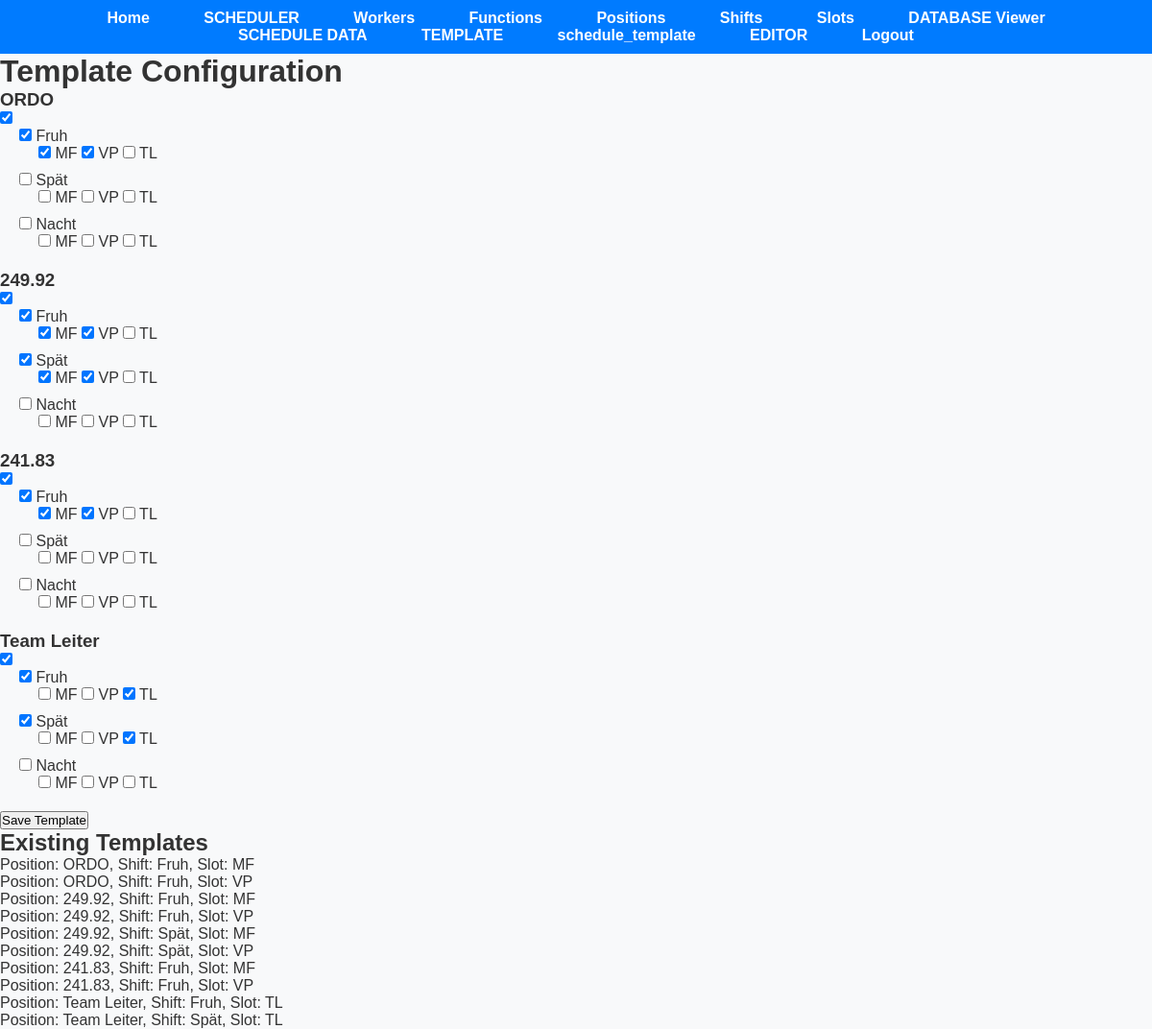
Page /template (signed in) on the earlier database version.
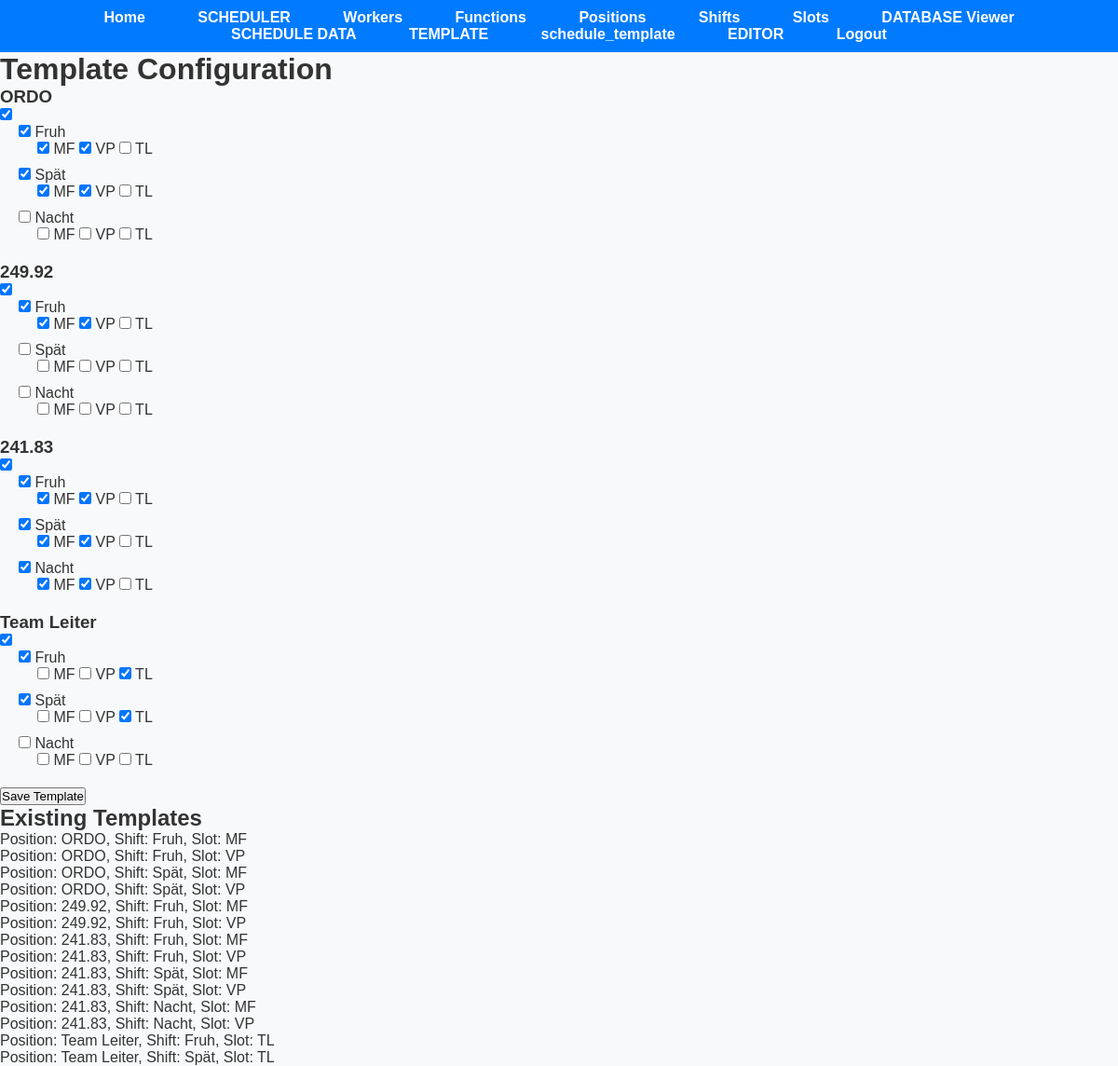
Same page on the later database version.
### app.py (models this page shows, shortened)
class Position(db.Model):
    position_id = db.Column(db.Integer, primary_key=True)
    user_id = db.Column(db.Integer, nullable=False)
    name = db.Column(db.String(50), nullable=False)

class Shift(db.Model):
    shift_id = db.Column(db.Integer, primary_key=True)
    user_id = db.Column(db.Integer, nullable=False)
    name = db.Column(db.String(50), nullable=False)

class Template(db.Model):
    id = db.Column(db.Integer, primary_key=True)
    user_id = db.Column(db.Integer, db.ForeignKey('user.id'), nullable=False)
    position_id = db.Column(db.Integer, db.ForeignKey('position.position_id'), nullable=False)
    shift_id = db.Column(db.Integer, db.ForeignKey('shift.shift_id'), nullable=False)
    slot_id = db.Column(db.Integer, db.ForeignKey('slot.slot_id'), nullable=False)
    user = db.relationship('User', backref=db.backref('templates', lazy=True))
    position = db.relationship('Position', backref='templates')
    shift = db.relationship('Shift', backref='templates')
    slot = db.relationship('Slot', backref='templates')

class Slot(db.Model):
    slot_id = db.Column(db.Integer, primary_key=True)
    user_id = db.Column(db.Integer, nullable=False)
    name = db.Column(db.String(50), nullable=False)

### app.py (the view, shortened to what this page needs)
@app.route('/template', methods=['GET', 'POST'])
@login_required
@employer_required
def template():
    user_id = current_user.id
    positions = Position.query.filter_by(user_id=user_id).all()
    shifts = Shift.query.filter_by(user_id=user_id).all()
    slots = Slot.query.filter_by(user_id=user_id).all()
    existing_templates = Template.query.filter_by(user_id=user_id).all()
    selected_combinations = {(template.position_id, template.shift_id, template.slot_id) for template in existing_templates}
    print(selected_combinations)  # Debugging: print selected_combinations to see its contents
    return render_template('template.html', positions=positions, shifts=shifts, slots=slots, selected_combinations=selected_combinations, existing_templates=existing_templates, shift_has_data=shift_has_data)

### app.py (called while the page is built)
@login_manager.user_loader
def load_user(user_id):
    return User.query.get(int(user_id))

def employer_required(func):
    @wraps(func)
    def decorated_function(*args, **kwargs):
        if not current_user.is_authenticated:
            flash('You must be logged in to view this page.', 'error')
            return redirect(url_for('login'))
        if current_user.role != 'employer':
            flash('You do not have permission to view this page.', 'error')
            return redirect('/')
        return func(*args, **kwargs)
    return decorated_function

def shift_has_data(existing_templates, position_id, shift_id):
    for template in existing_templates:
        if (template.position_id == position_id) and (template.shift_id == shift_id):
            return True
    return False

### templates/template.html (shortened to what this page needs)
<!DOCTYPE html>
<html lang="en">
<head>
    <link rel="stylesheet" href="{{ url_for('static', filename='styles.css') }}">
</head>
<body>
    {% include 'navbar.html' %}
    <h1>Template Configuration</h1>
    <form id="templateForm" method="post" action="{{ url_for('template') }}">
        <div id="positionsContainer">
            {% for position in positions %}
            <div class="position" data-position-id="{{ position.position_id }}">
                <h3>{{ position.name }}</h3>
                <input type="checkbox" name="positions[{{ position.position_id }}][include]" value="{{ position.position_id }}" {% if position.position_id in selected_combinations|map(attribute=0) %} checked {% endif %}>
                <div class="shifts">
                    {% for shift in shifts %}
                    <div class="shift">
                        <input type="checkbox" name="positions[{{ position.position_id }}][shifts][{{ shift.shift_id }}][include]" value="{{ shift.shift_id }}" {% if shift_has_data(existing_templates, position.position_id, shift.shift_id) %} checked {% endif %}>
                        {{ shift.name }}
                        <div class="slots">
                            {% for slot in slots %}
                            <input type="checkbox" name="positions[{{ position.position_id }}][shifts][{{ shift.shift_id }}][slots][{{ slot.slot_id }}]" value="{{ slot.slot_id }}" {% if (position.position_id, shift.shift_id, slot.slot_id) in selected_combinations %} checked {% endif %}>
                            {{ slot.name }}
                            {% endfor %}
                        </div>
                    </div>
                    {% endfor %}
                </div>
            </div>
            {% endfor %}
        </div>
        <button type="submit">Save Template</button>
    </form>
    <h2>Existing Templates</h2>
    <ul>
        {% for template in existing_templates %}
        <li>Position: {{ template.position.name }}, Shift: {{ template.shift.name }}, Slot: {{ template.slot.name }}</li>
        {% endfor %}
    </ul>
</body>
</html>

### templates/navbar.html (shortened to what this page needs)
<nav>
    <ul>
        <li><a href="/">Home</a></li>
        {% if current_user.is_authenticated and current_user.role == 'employer' %}
        <li><a href="/scheduling">SCHEDULER</a></li>
        <li><a href="/workers">Workers</a></li>
        <li><a href="/functions">Functions</a></li>
        <li><a href="/positions">Positions</a></li>
        <li><a href="/shifts">Shifts</a></li>
        <li><a href="/slots">Slots</a></li>
        <li><a href="/database_viewer">DATABASE Viewer</a></li>
        <li><a href="/schedule">SCHEDULE DATA</a></li>
        <li><a href="/template">TEMPLATE</a></li>
        <li><a href="/schedule_template">schedule_template</a></li>
        <li><a href="/editor">EDITOR</a></li>
        {% endif %}
        {% if not current_user.is_authenticated %}
        <li><a href="/login">Login</a></li>
        <li><a href="/register">Register</a></li>
        {% else %}
        <li><a href="/logout">Logout</a></li>
        {% endif %}
    </ul>
</nav>

### static/styles.css (style rules this page uses)
* { margin: 0; padding: 0; box-sizing: border-box; }
body { font-family: Arial, sans-serif; background-color: #f8f9fa; color: #333; }
nav { background-color: #007bff; padding: 10px 0; }
nav ul { list-style-type: none; text-align: center; }
nav ul li { display: inline-block; margin: 0 10px; }
nav ul li a { color: #fff; text-decoration: none; font-weight: bold; padding: 8px 16px; border-radius: 5px; transition: background-color 0.3s ease; }

### templates/template.html (style rules this page uses)
.position { margin-bottom: 20px; }
.shift { margin-left: 20px; margin-bottom: 10px; }
.slots { margin-left: 20px; }

Differences in the rows shown:
removed Template: position.name "249.92", shift.name "Spät", slot.name "MF"
removed Template: position.name "249.92", shift.name "Spät", slot.name "VP"
computed for Position "ORDO": position_id "☐" → "☑"
computed for Position (number 2 of 4 on the later page): position_id "☑" → "☐"
computed for Position (number 3 of 4 on the later page): position_id "☐" → "☑"
added Template: position.name "ORDO", shift.name "Spät", slot.name "MF"
added Template: position.name "ORDO", shift.name "Spät", slot.name "VP"
added Template: position.name "241.83", shift.name "Spät", slot.name "MF"
added Template: position.name "241.83", shift.name "Spät", slot.name "VP"
added Template: position.name "241.83", shift.name "Nacht", slot.name "MF"
added Template: position.name "241.83", shift.name "Nacht", slot.name "VP"
